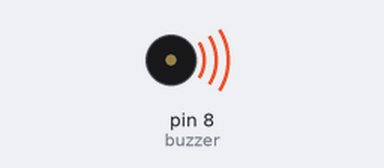
Bench run of a sketch on a simulated Arduino Uno, built with avr-gcc and run on an emulated ATmega328P. Parts: buzzer (waves = sounding).

Above: at 0.5 s.
Timing chart, 0 to 4.6 s (numbered marks = the images above):
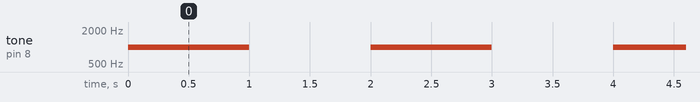

The sketch:

Buzzer.ino
```cpp
int buzzer = 8;

void setup() {

  pinMode(buzzer,OUTPUT);


}

void loop() {

  tone(buzzer,1000);
  delay(1000);
  noTone(buzzer);
  delay(1000);

}
```

Measured:
- by itself, tone on pin 8 (buzzer): alternates 1000 Hz for 1.0 s and silent for 1.0 s
